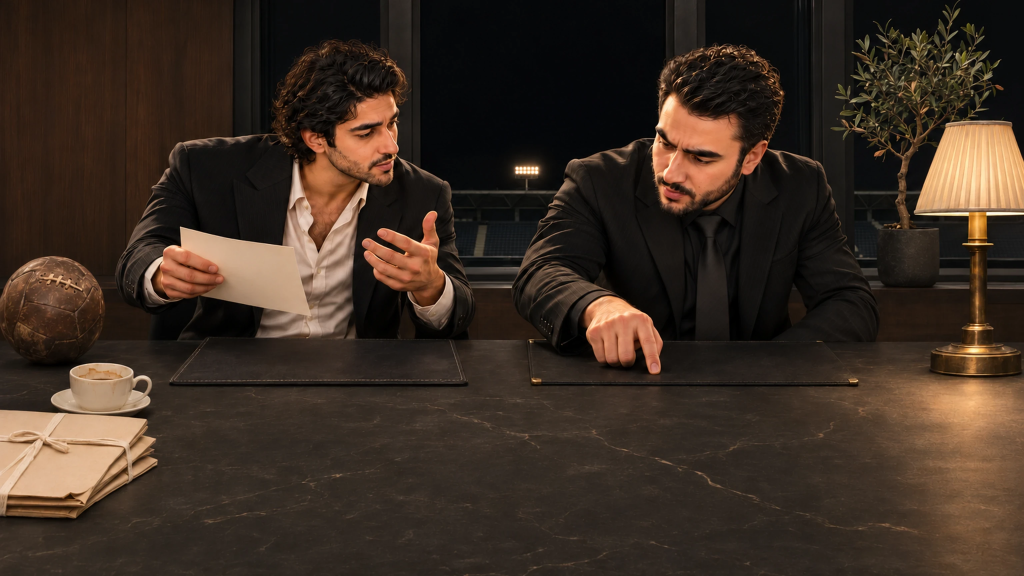
#> input picture r100-duet/p4/inputs/F-2/ENV_OFFICE_PLATE_HC_V3_2X.png, 3072 x 1728 px, found by its file name (shown at 1/3 size)
$ python fit.py ENV_OFFICE_PLATE_HC_V3_2X.png out.png
#> lines starting #> are read from the running program, lines starting #| are printed output that depends on the picture
import cv2, numpy as np, sys
from PIL import Image, ImageFilter
X0,Y0,S=1700,0,900
plate=np.array(Image.open('/tmp/claude-0/s/f2/inw/r100-duet/p4/inputs/F-2/ENV_OFFICE_PLATE_HC_V3_2X.png').convert('RGB'))
#> plate is the input picture: shape (1728, 3072, 3); mean R, G, B 60.1, 46, 35.3
H,W=plate.shape[:2]; print('plate',W,H)
#> after `H, W = plate.shape[:2]`: H = 1728; W = 3072
#| plate 3072 1728
ref=plate[Y0:Y0+S,X0:X0+S].copy()
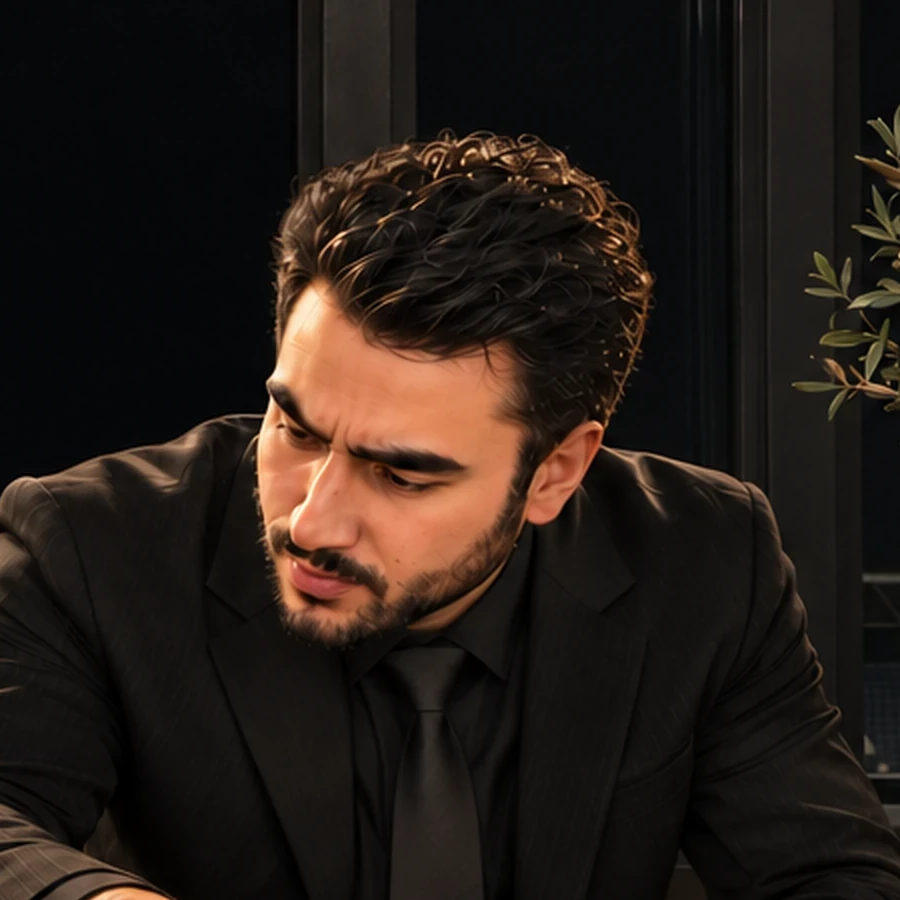
#> ref: shape (900, 900, 3); mean R, G, B 37.3, 28.2, 22.7
raw=np.array(Image.open(sys.argv[1]).convert('RGB'))
r0=cv2.resize(raw,(S,S),interpolation=cv2.INTER_LANCZOS4)
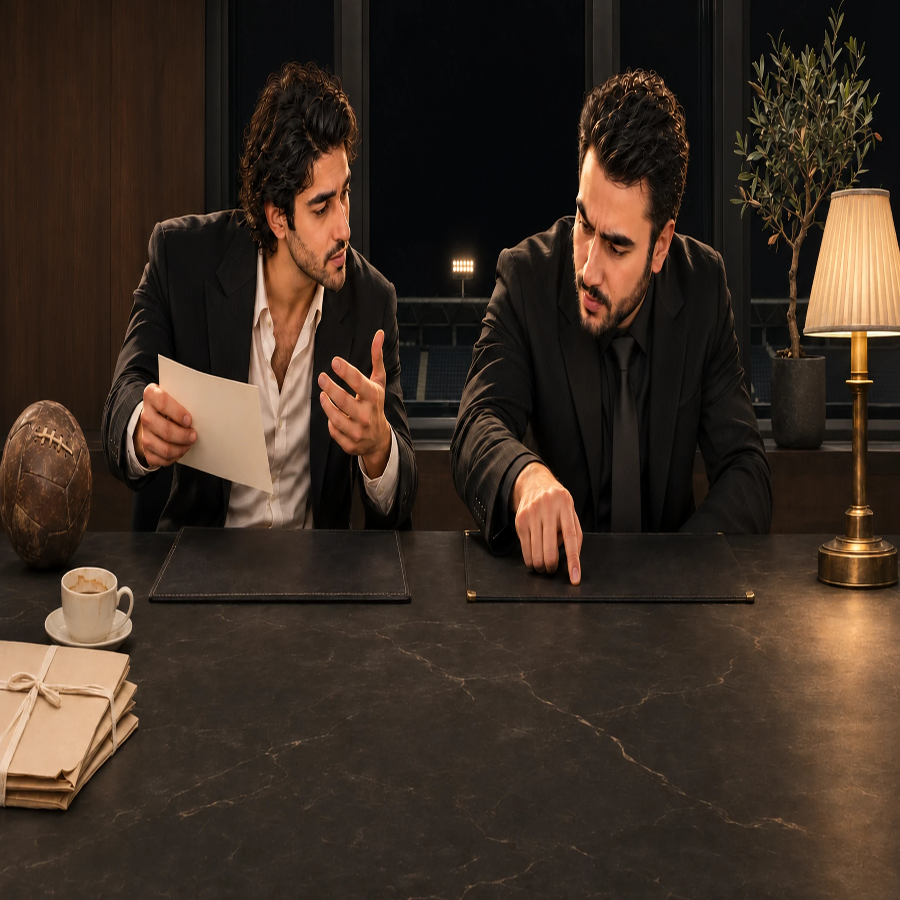
#> r0: shape (900, 900, 3); mean R, G, B 60.2, 46, 35.3
g1=cv2.cvtColor(ref,cv2.COLOR_RGB2GRAY); g2=cv2.cvtColor(r0,cv2.COLOR_RGB2GRAY)
#> after `g1 = cv2.cvtColor(ref, cv2.COLOR_RGB2GRAY)`:
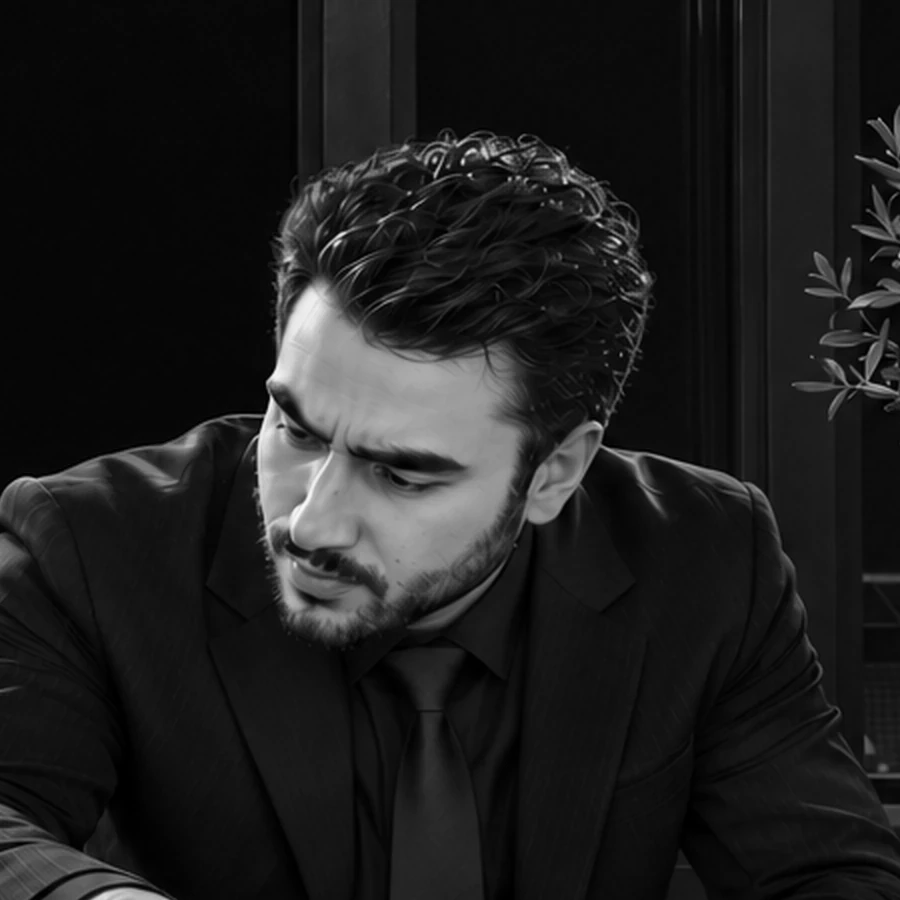
#> g1: shape (900, 900); min 0, max 250, mean 30.3
#> after `g2 = cv2.cvtColor(r0, cv2.COLOR_RGB2GRAY)`:
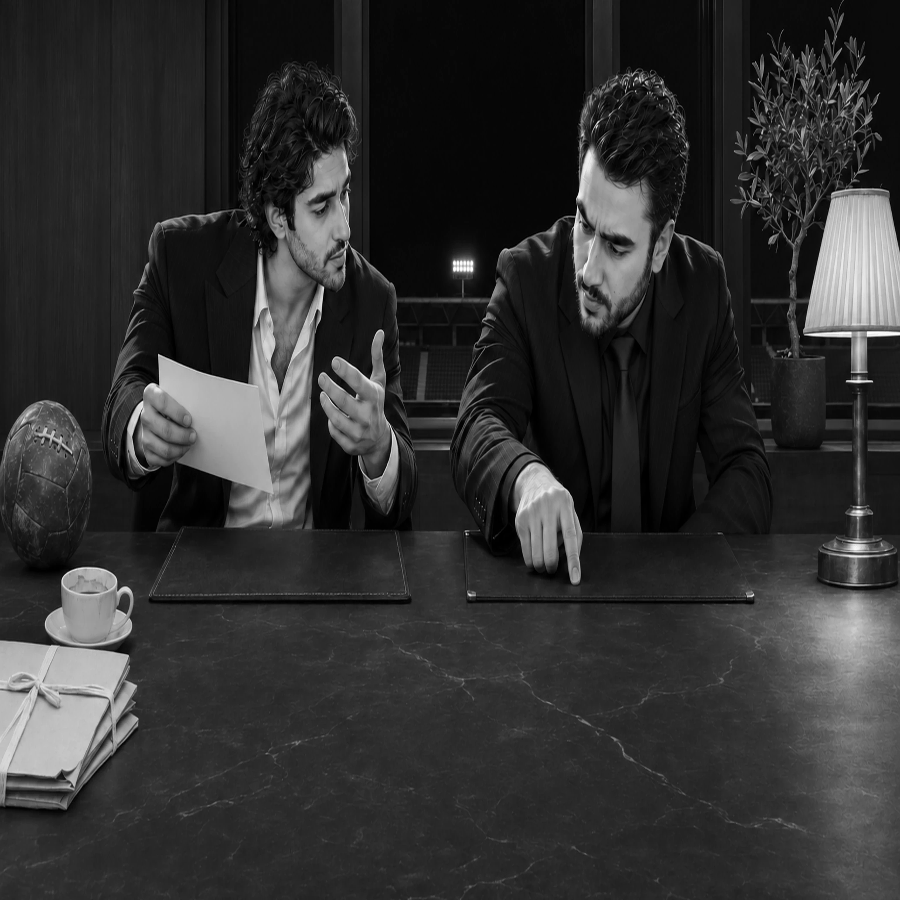
#> g2: shape (900, 900); min 0, max 254, mean 49
# match on the room only (outside the hero) so the face change does not pull the fit
#> (the run stopped early here; a loop or call above may not have finished)
